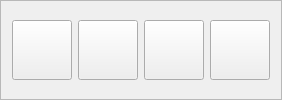
    <widget class="QFrame" name="ACTIONASSISTANT">
     <property name="frameShape">
      <enum>QFrame::Shape::StyledPanel</enum>
     </property>
     <property name="frameShadow">
      <enum>QFrame::Shadow::Raised</enum>
     </property>
     <layout class="QHBoxLayout" name="horizontalLayout">
      <item>
       <widget class="QPushButton" name="IDC_BREEF">
        <property name="minimumSize">
         <size>
          <width>60</width>
          <height>60</height>
         </size>
        </property>
        <property name="maximumSize">
         <size>
          <width>60</width>
          <height>60</height>
         </size>
        </property>
        <property name="text">
         <string/>
        </property>
        <property name="icon">
         <iconset resource="../../resource.qrc">
          <normaloff>:/icon/img/breef.png</normaloff>:/icon/img/breef.png</iconset>
        </property>
        <property name="iconSize">
         <size>
          <width>60</width>
          <height>60</height>
         </size>
        </property>
       </widget>
      </item>
      <item>
       <widget class="QPushButton" name="IDC_METEO">
        <property name="minimumSize">
         <size>
          <width>60</width>
          <height>60</height>
         </size>
        </property>
        <property name="maximumSize">
         <size>
          <width>60</width>
          <height>60</height>
         </size>
        </property>
        <property name="text">
         <string/>
        </property>
        <property name="icon">
         <iconset resource="../../resource.qrc">
          <normaloff>:/icon/img/meteo.png</normaloff>:/icon/img/meteo.png</iconset>
        </property>
        <property name="iconSize">
         <size>
          <width>60</width>
          <height>60</height>
         </size>
        </property>
       </widget>
      </item>
      <item>
       <widget class="QPushButton" name="IDC_TASK">
        <property name="minimumSize">
         <size>
          <width>60</width>
          <height>60</height>
         </size>
        </property>
        <property name="maximumSize">
         <size>
          <width>60</width>
          <height>60</height>
         </size>
        </property>
        <property name="text">
         <string/>
        </property>
        <property name="icon">
         <iconset resource="../../resource.qrc">
          <normaloff>:/icon/img/task.png</normaloff>:/icon/img/task.png</iconset>
        </property>
        <property name="iconSize">
         <size>
          <width>60</width>
          <height>60</height>
         </size>
        </property>
       </widget>
      </item>
      <item>
       <widget class="QPushButton" name="IDC_AGENDA">
        <property name="minimumSize">
         <size>
          <width>60</width>
          <height>60</height>
         </size>
        </property>
        <property name="maximumSize">
         <size>
          <width>60</width>
          <height>60</height>
         </size>
        </property>
        <property name="text">
         <string/>
        </property>
        <property name="icon">
         <iconset resource="../../resource.qrc">
          <normaloff>:/icon/img/agenda.png</normaloff>:/icon/img/agenda.png</iconset>
        </property>
        <property name="iconSize">
         <size>
          <width>60</width>
          <height>60</height>
         </size>
        </property>
       </widget>
      </item>
     </layout>
    </widget>
